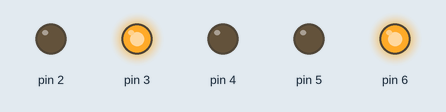
The sketch below on a simulated Arduino Uno, built with avr-gcc and run on an emulated ATmega328P. Shown: output pins drawn as LEDs (lit = HIGH).

Above: at 0.5 s.
At 1.6 s:
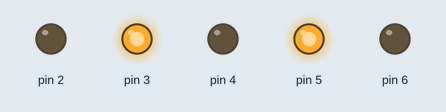
At 2.7 s:
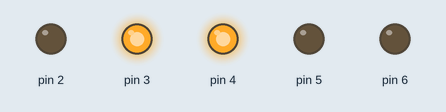
At 3.25 s:
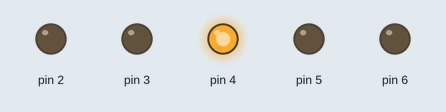
At 3.8 s:
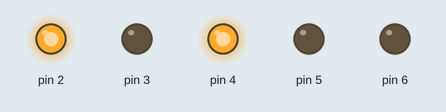
At 5.45 s:
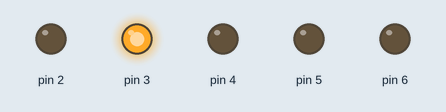
Timing chart, 0 to 5.8 s (numbered marks = the images above):
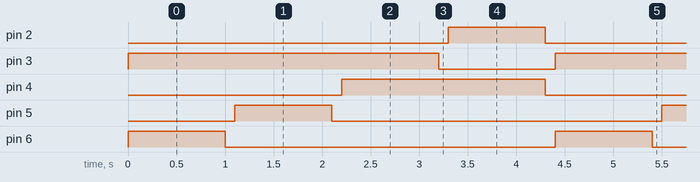

Measured:
- by itself, pin 2, pin 5, pin 6: alternates HIGH for 1.0 s and LOW for 3.4 s
- by itself, pin 3: alternates HIGH for 3.2 s and LOW for 1.2 s
- by itself, pin 4: alternates HIGH for 2.1 s and LOW for 2.3 s

The sketch:

codigo.ino
```cpp
// C++ code
//
void setup()
{
  pinMode(2, OUTPUT);
  pinMode(3, OUTPUT);
  pinMode(4, OUTPUT);
  pinMode(5, OUTPUT);
  pinMode(6, OUTPUT);
}

void loop()
{
  digitalWrite(6, HIGH);
  digitalWrite(3, HIGH);
  delay(1000);
  digitalWrite(6, LOW);
  delay(100);

  digitalWrite(5, HIGH);
  delay(1000);
  digitalWrite(5, LOW);
  digitalWrite(6, LOW);
  delay(100);

  digitalWrite(3, HIGH);
  digitalWrite(4, HIGH);
  delay(1000);
  digitalWrite(3, LOW);
  delay(100);

  digitalWrite(2, HIGH);
  delay(1000);
  digitalWrite(2, LOW);
  digitalWrite(4, LOW);
  delay(100);
}
```
